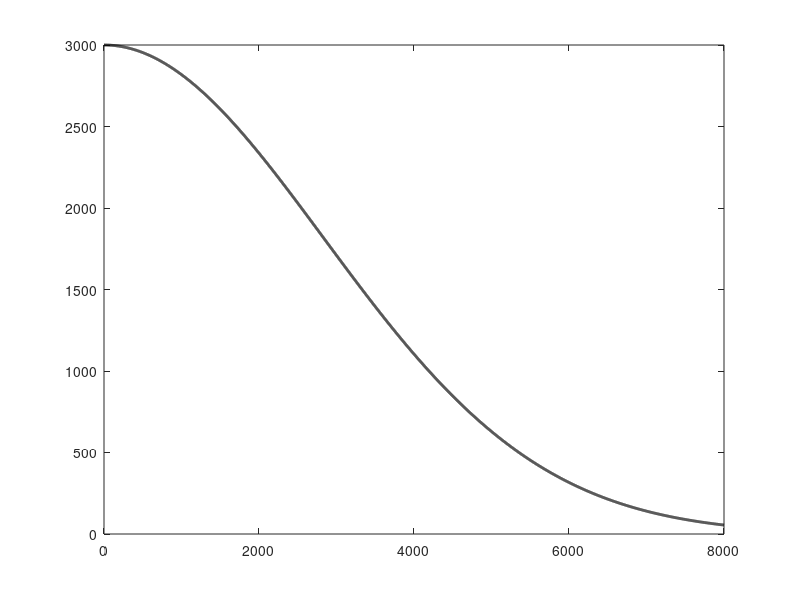

Source code (MATLAB): (Note: this script raises an error after producing the figure.)
clc;clear;clf

x=0:8000;
y=3000*exp(-(x/4000).^2);
plot(x,y,'k','linewidth',2)
hold on

clear

% Para guardar los resultados en un video
vid = VideoWriter('Proyectil.avi','Motion JPEG AVI');
vid.Quality = 100;
open(vid)

col=[1 0 0;
    0 0.5 0;
    0 0 1;
    0.5 0 0.5;
    0.5 0.5 0]; % Se puede usar cualquier numero entre 0 y 1
                % para cambiar colores de las graficas

t=0;
for k=0.00:0.01:0.03
    t=t+1;
    dt=0.5;
    m=100;
    v=130;
    th=60*pi/180;
    vxin=v*cos(th);
    vyin=v*sin(th);
    
    xin=0;
    yin=3000;

    xt=xin;
    yt=yin;
   
    xp(1,1)=xin;
    yp(1,1)=yin;
    vx(1,1)=vxin;
    vy(1,1)=vyin;
    
    y_linea=3000*exp(-(xt/4000).^2);
    
    i=1;
    while yt>=y_linea
       
        i=i+1;
        
        xp(i,1)=xp(i-1,1)+dt*vx(i-1,1);
        yp(i,1)=yp(i-1,1)+dt*vy(i-1,1);
        
        vx(i,1)=vx(i-1,1)+dt*(-k*sqrt((vx(i-1,1)^2)+(vy(i-1,1))^2)*vx(i-1,1)/m);
        vy(i,1)=vy(i-1,1)+dt*(-k*sqrt((vx(i-1,1)^2)+(vy(i-1,1))^2)*vy(i-1,1)/m-9.8);
        
        yt=yp(i,1);
        y_linea=3000*exp(-(xp(i,1)/4000).^2);
        
        plot(xp(i,1),yp(i,1),'.','color',col(t,:),'markersize',10)
        xlabel('x (m)')
        ylabel('y (m)')
        axis ([0 8000 0 4500]) 
        pause(0.00001)
        
        frame = getframe(gcf);
        writeVideo(vid,frame);
    end
end
hold off

close(vid)

%%

clc;clear;clf

load("perfil_popo.mat")
p = polyfit(popocatepetl_final(:,1),popocatepetl_final(:,3),4);

x=0:1:120;
y=p(1,1)*x.^4+p(1,2)*x.^3+p(1,3)*x.^2+p(1,4)*x+p(1,5);

plot(x,y)%'k','linewidth',2)
hold on


% Para guardar los resultados en un video
vid = VideoWriter('Proyectil.avi','Motion JPEG AVI');
vid.Quality = 100;
open(vid)

col=[1 0 0;
    0 0.5 0;
    0 0 1;
    0.5 0 0.5;
    0.5 0.5 0]; % Se puede usar cualquier numero entre 0 y 1
                % para cambiar colores de las graficas

t=0;
for k=0.00:0.01:0.03
    t=t+1;
    dt=0.01;
    m=100;
    v=130;
    th=60*pi/180;
    vxin=v*cos(th);
    vyin=v*sin(th);
    
    xin=0;
    yin=p(1,5);

    xt=xin;
    yt=yin;
   
    xp(1,1)=xin;
    yp(1,1)=yin;
    vx(1,1)=vxin;
    vy(1,1)=vyin;
    
    y_linea=p(1,1)*xp(1,1)^4+p(1,2)*xp(1,1)^3+p(1,3)*xp(1,1)^2+p(1,4)*xp(1,1)+p(1,5);
    
    i=1;
    while yt>=y_linea
       
        i=i+1;
        
        xp(i,1)=xp(i-1,1)+dt*vx(i-1,1);
        yp(i,1)=yp(i-1,1)+dt*vy(i-1,1);
        
        vx(i,1)=vx(i-1,1)+dt*(-k*sqrt((vx(i-1,1)^2)+(vy(i-1,1))^2)*vx(i-1,1)/m);
        vy(i,1)=vy(i-1,1)+dt*(-k*sqrt((vx(i-1,1)^2)+(vy(i-1,1))^2)*vy(i-1,1)/m-9.8);
        
        yt=yp(i,1);
        y_linea=p(1,1)*xp(i,1)^4+p(1,2)*xp(i,1)^3+p(1,3)*xp(i,1)^2+p(1,4)*xp(i,1)+p(1,5);
        
        %plot(xp(i,1),yp(i,1)),'.','color',col(t,:),'markersize',10)
        xlabel('x (m)')
        ylabel('y (m)')
        axis ([0 120 0 4500]) 
        pause(0.00001)
        
        frame = getframe(gcf);
        writeVideo(vid,frame);
    end
end
plot(xp,yp,'.','color',col(t,:),'markersize',10)

hold off

close(vid)